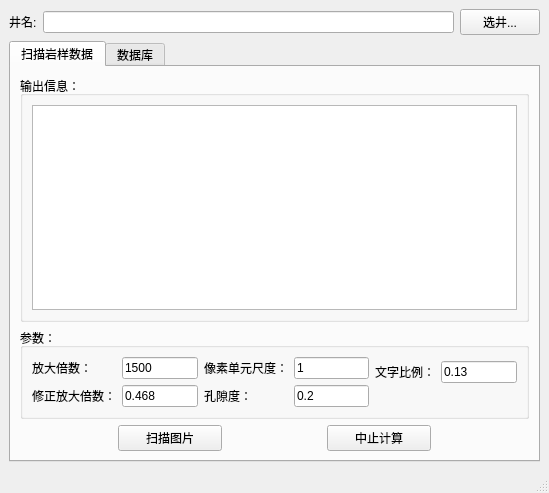
<?xml version="1.0" encoding="UTF-8"?>
<ui version="4.0">
 <class>RSPoreStructureAnalysis</class>
 <widget class="QMainWindow" name="RSPoreStructureAnalysis">
  <property name="geometry">
   <rect>
    <x>0</x>
    <y>0</y>
    <width>549</width>
    <height>493</height>
   </rect>
  </property>
  <property name="windowTitle">
   <string>岩样孔隙结构分析模块</string>
  </property>
  <widget class="QWidget" name="layout_centralwidget">
   <layout class="QVBoxLayout" name="verticalLayout_2">
    <item>
     <layout class="QHBoxLayout" name="layout_Well">
      <item>
       <widget class="QLabel" name="wWellLabel">
        <property name="text">
         <string>井名:</string>
        </property>
       </widget>
      </item>
      <item>
       <widget class="QLineEdit" name="wWellEdit"/>
      </item>
      <item>
       <widget class="QPushButton" name="wWellSelectBtn">
        <property name="text">
         <string>选井...</string>
        </property>
       </widget>
      </item>
     </layout>
    </item>
    <item>
     <widget class="QTabWidget" name="wTabWidget">
      <property name="currentIndex">
       <number>0</number>
      </property>
      <widget class="QWidget" name="wSanningTab">
       <attribute name="title">
        <string>扫描岩样数据</string>
       </attribute>
       <layout class="QVBoxLayout" name="verticalLayout_3">
        <item>
         <widget class="QGroupBox" name="groupBox_2">
          <property name="minimumSize">
           <size>
            <width>0</width>
            <height>0</height>
           </size>
          </property>
          <property name="title">
           <string>输出信息：</string>
          </property>
          <layout class="QHBoxLayout" name="horizontalLayout_7">
           <item>
            <widget class="QTextEdit" name="wReadInfoEdit">
             <property name="html">
              <string>&lt;!DOCTYPE HTML PUBLIC &quot;-//W3C//DTD HTML 4.0//EN&quot; &quot;http://www.w3.org/TR/REC-html40/strict.dtd&quot;&gt;
&lt;html&gt;&lt;head&gt;&lt;meta name=&quot;qrichtext&quot; content=&quot;1&quot; /&gt;&lt;style type=&quot;text/css&quot;&gt;
p, li { white-space: pre-wrap; }
&lt;/style&gt;&lt;/head&gt;&lt;body style=&quot; font-family:'SimSun'; font-size:9pt; font-weight:400; font-style:normal;&quot;&gt;
&lt;p style=&quot;-qt-paragraph-type:empty; margin-top:0px; margin-bottom:0px; margin-left:0px; margin-right:0px; -qt-block-indent:0; text-indent:0px;&quot;&gt;&lt;/p&gt;&lt;/body&gt;&lt;/html&gt;</string>
             </property>
            </widget>
           </item>
          </layout>
         </widget>
        </item>
        <item>
         <widget class="QGroupBox" name="groupBox">
          <property name="sizePolicy">
           <sizepolicy hsizetype="Preferred" vsizetype="Minimum">
            <horstretch>0</horstretch>
            <verstretch>0</verstretch>
           </sizepolicy>
          </property>
          <property name="minimumSize">
           <size>
            <width>0</width>
            <height>0</height>
           </size>
          </property>
          <property name="maximumSize">
           <size>
            <width>16777215</width>
            <height>16777215</height>
           </size>
          </property>
          <property name="title">
           <string>参数：</string>
          </property>
          <layout class="QVBoxLayout" name="verticalLayout_6">
           <item>
            <layout class="QHBoxLayout" name="horizontalLayout_8">
             <item>
              <layout class="QVBoxLayout" name="verticalLayout">
               <item>
                <layout class="QHBoxLayout" name="horizontalLayout">
                 <item>
                  <widget class="QLabel" name="label_5">
                   <property name="minimumSize">
                    <size>
                     <width>84</width>
                     <height>0</height>
                    </size>
                   </property>
                   <property name="text">
                    <string>放大倍数：</string>
                   </property>
                  </widget>
                 </item>
                 <item>
                  <widget class="QLineEdit" name="wKlpEdit">
                   <property name="text">
                    <string>1500</string>
                   </property>
                  </widget>
                 </item>
                </layout>
               </item>
               <item>
                <layout class="QHBoxLayout" name="horizontalLayout_3">
                 <item>
                  <widget class="QLabel" name="label_2">
                   <property name="text">
                    <string>修正放大倍数：</string>
                   </property>
                  </widget>
                 </item>
                 <item>
                  <widget class="QLineEdit" name="wRrfEdit">
                   <property name="text">
                    <string>0.468</string>
                   </property>
                  </widget>
                 </item>
                </layout>
               </item>
              </layout>
             </item>
             <item>
              <layout class="QVBoxLayout" name="verticalLayout_4">
               <item>
                <layout class="QHBoxLayout" name="horizontalLayout_4">
                 <item>
                  <widget class="QLabel" name="label_4">
                   <property name="text">
                    <string>像素单元尺度：</string>
                   </property>
                  </widget>
                 </item>
                 <item>
                  <widget class="QLineEdit" name="wDminEdit">
                   <property name="text">
                    <string>1</string>
                   </property>
                  </widget>
                 </item>
                </layout>
               </item>
               <item>
                <layout class="QHBoxLayout" name="horizontalLayout_5">
                 <item>
                  <widget class="QLabel" name="label">
                   <property name="minimumSize">
                    <size>
                     <width>84</width>
                     <height>0</height>
                    </size>
                   </property>
                   <property name="text">
                    <string>孔隙度：</string>
                   </property>
                  </widget>
                 </item>
                 <item>
                  <widget class="QLineEdit" name="wPorEdit">
                   <property name="text">
                    <string>0.2</string>
                   </property>
                  </widget>
                 </item>
                </layout>
               </item>
              </layout>
             </item>
             <item>
              <layout class="QVBoxLayout" name="verticalLayout_5">
               <item>
                <layout class="QHBoxLayout" name="horizontalLayout_6">
                 <item>
                  <widget class="QLabel" name="label_3">
                   <property name="text">
                    <string>文字比例：</string>
                   </property>
                  </widget>
                 </item>
                 <item>
                  <widget class="QLineEdit" name="wDrmEdit">
                   <property name="text">
                    <string>0.13</string>
                   </property>
                  </widget>
                 </item>
                </layout>
               </item>
               <item>
                <spacer name="horizontalSpacer_4">
                 <property name="orientation">
                  <enum>Qt::Horizontal</enum>
                 </property>
                 <property name="sizeHint" stdset="0">
                  <size>
                   <width>40</width>
                   <height>20</height>
                  </size>
                 </property>
                </spacer>
               </item>
              </layout>
             </item>
            </layout>
           </item>
          </layout>
         </widget>
        </item>
        <item>
         <layout class="QHBoxLayout" name="horizontalLayout_2">
          <item>
           <spacer name="horizontalSpacer">
            <property name="orientation">
             <enum>Qt::Horizontal</enum>
            </property>
            <property name="sizeHint" stdset="0">
             <size>
              <width>40</width>
              <height>20</height>
             </size>
            </property>
           </spacer>
          </item>
          <item>
           <widget class="QPushButton" name="wPictureBtn">
            <property name="sizePolicy">
             <sizepolicy hsizetype="Expanding" vsizetype="Fixed">
              <horstretch>0</horstretch>
              <verstretch>0</verstretch>
             </sizepolicy>
            </property>
            <property name="minimumSize">
             <size>
              <width>104</width>
              <height>0</height>
             </size>
            </property>
            <property name="text">
             <string>扫描图片</string>
            </property>
           </widget>
          </item>
          <item>
           <spacer name="horizontalSpacer_2">
            <property name="orientation">
             <enum>Qt::Horizontal</enum>
            </property>
            <property name="sizeHint" stdset="0">
             <size>
              <width>40</width>
              <height>20</height>
             </size>
            </property>
           </spacer>
          </item>
          <item>
           <widget class="QPushButton" name="wTerminateBtn">
            <property name="sizePolicy">
             <sizepolicy hsizetype="Expanding" vsizetype="Fixed">
              <horstretch>0</horstretch>
              <verstretch>0</verstretch>
             </sizepolicy>
            </property>
            <property name="minimumSize">
             <size>
              <width>104</width>
              <height>0</height>
             </size>
            </property>
            <property name="text">
             <string>中止计算</string>
            </property>
           </widget>
          </item>
          <item>
           <spacer name="horizontalSpacer_3">
            <property name="orientation">
             <enum>Qt::Horizontal</enum>
            </property>
            <property name="sizeHint" stdset="0">
             <size>
              <width>40</width>
              <height>20</height>
             </size>
            </property>
           </spacer>
          </item>
         </layout>
        </item>
       </layout>
      </widget>
      <widget class="QWidget" name="wDataBaseTab">
       <attribute name="title">
        <string>数据库</string>
       </attribute>
       <layout class="QGridLayout" name="gridLayout_3">
        <item row="0" column="0" colspan="4">
         <widget class="QTableView" name="wTableView"/>
        </item>
        <item row="1" column="0">
         <widget class="QPushButton" name="wImportDataBtn">
          <property name="text">
           <string>导入数据...</string>
          </property>
         </widget>
        </item>
        <item row="1" column="2">
         <widget class="QPushButton" name="wSaveBtn">
          <property name="text">
           <string>保存</string>
          </property>
         </widget>
        </item>
        <item row="1" column="1">
         <widget class="QPushButton" name="wCrossPlotBtn">
          <property name="text">
           <string>交汇显示...</string>
          </property>
         </widget>
        </item>
        <item row="1" column="3">
         <widget class="QPushButton" name="wExitBtn">
          <property name="text">
           <string>退出</string>
          </property>
         </widget>
        </item>
       </layout>
      </widget>
     </widget>
    </item>
   </layout>
  </widget>
  <widget class="QMenuBar" name="menubar">
   <property name="geometry">
    <rect>
     <x>0</x>
     <y>0</y>
     <width>549</width>
     <height>23</height>
    </rect>
   </property>
  </widget>
  <widget class="QStatusBar" name="statusbar"/>
 </widget>
 <resources/>
 <connections>
  <connection>
   <sender>wWellSelectBtn</sender>
   <signal>clicked()</signal>
   <receiver>RSPoreStructureAnalysis</receiver>
   <slot>slot_WellSelectClicked()</slot>
   <hints>
    <hint type="sourcelabel">
     <x>425</x>
     <y>44</y>
    </hint>
    <hint type="destinationlabel">
     <x>236</x>
     <y>235</y>
    </hint>
   </hints>
  </connection>
  <connection>
   <sender>wPictureBtn</sender>
   <signal>clicked()</signal>
   <receiver>RSPoreStructureAnalysis</receiver>
   <slot>slot_PictureBtnClicked()</slot>
   <hints>
    <hint type="sourcelabel">
     <x>126</x>
     <y>416</y>
    </hint>
    <hint type="destinationlabel">
     <x>236</x>
     <y>235</y>
    </hint>
   </hints>
  </connection>
  <connection>
   <sender>wImportDataBtn</sender>
   <signal>clicked()</signal>
   <receiver>RSPoreStructureAnalysis</receiver>
   <slot>slot_ImportDataClicked()</slot>
   <hints>
    <hint type="sourcelabel">
     <x>71</x>
     <y>416</y>
    </hint>
    <hint type="destinationlabel">
     <x>236</x>
     <y>235</y>
    </hint>
   </hints>
  </connection>
  <connection>
   <sender>wSaveBtn</sender>
   <signal>clicked()</signal>
   <receiver>RSPoreStructureAnalysis</receiver>
   <slot>slot_SaveBtnClicked()</slot>
   <hints>
    <hint type="sourcelabel">
     <x>180</x>
     <y>416</y>
    </hint>
    <hint type="destinationlabel">
     <x>236</x>
     <y>235</y>
    </hint>
   </hints>
  </connection>
  <connection>
   <sender>wCrossPlotBtn</sender>
   <signal>clicked()</signal>
   <receiver>RSPoreStructureAnalysis</receiver>
   <slot>slot_CrossPlotClicked()</slot>
   <hints>
    <hint type="sourcelabel">
     <x>290</x>
     <y>416</y>
    </hint>
    <hint type="destinationlabel">
     <x>236</x>
     <y>235</y>
    </hint>
   </hints>
  </connection>
  <connection>
   <sender>wTerminateBtn</sender>
   <signal>clicked()</signal>
   <receiver>RSPoreStructureAnalysis</receiver>
   <slot>slot_TerminateClicked()</slot>
   <hints>
    <hint type="sourcelabel">
     <x>367</x>
     <y>436</y>
    </hint>
    <hint type="destinationlabel">
     <x>267</x>
     <y>246</y>
    </hint>
   </hints>
  </connection>
  <connection>
   <sender>wExitBtn</sender>
   <signal>clicked()</signal>
   <receiver>RSPoreStructureAnalysis</receiver>
   <slot>close()</slot>
   <hints>
    <hint type="sourcelabel">
     <x>454</x>
     <y>437</y>
    </hint>
    <hint type="destinationlabel">
     <x>267</x>
     <y>246</y>
    </hint>
   </hints>
  </connection>
 </connections>
 <slots>
  <slot>slot_WellSelectClicked()</slot>
  <slot>slot_PictureBtnClicked()</slot>
  <slot>slot_ImportBtnClicked()</slot>
  <slot>slot_ImportDataClicked()</slot>
  <slot>slot_SaveBtnClicked()</slot>
  <slot>slot_CrossPlotClicked()</slot>
  <slot>slot_TerminateClicked()</slot>
 </slots>
</ui>
